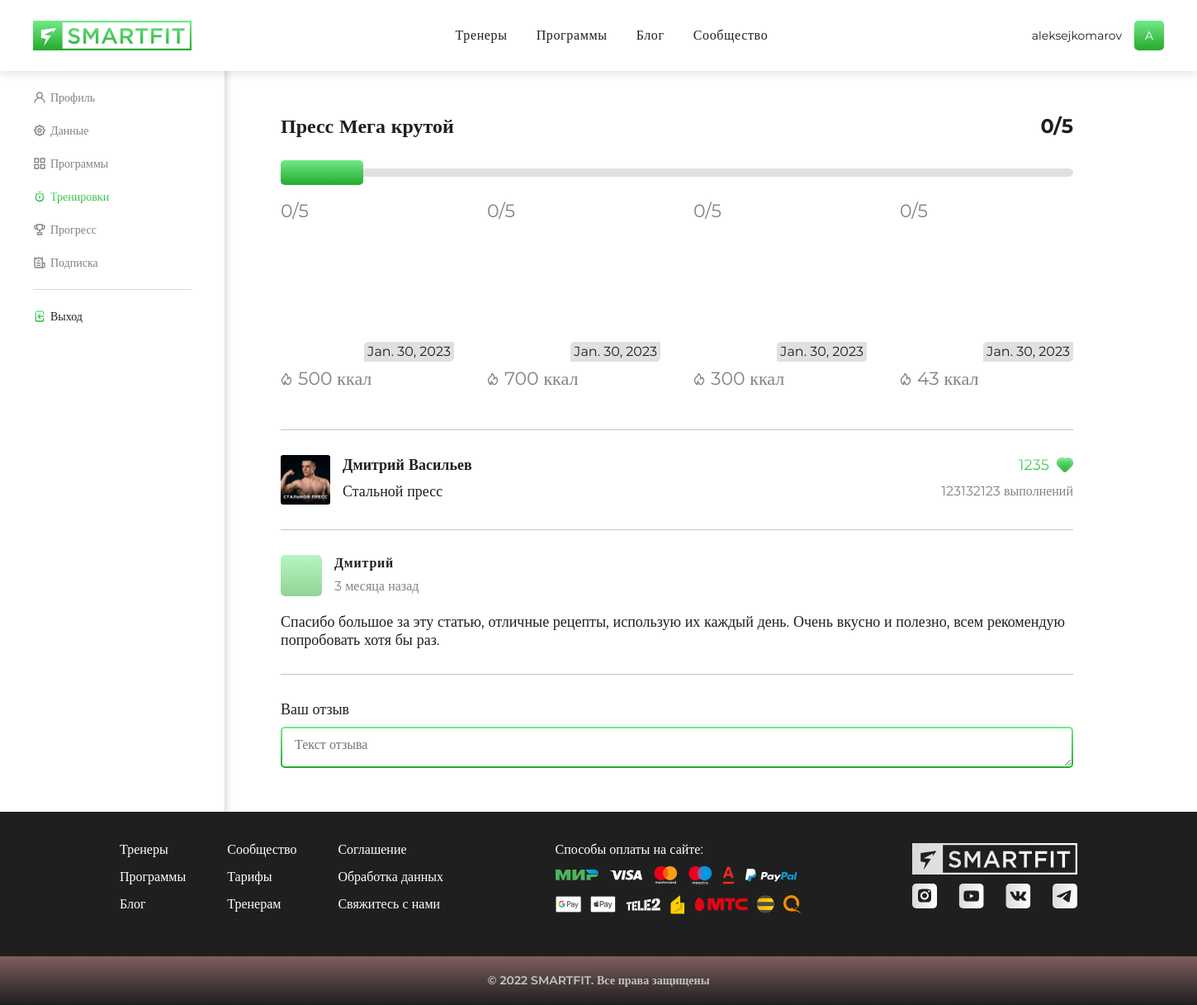
Screenshot of /personal/workouts/1 (signed in) with the database file from the repository.
### core/models.py (models this page shows, shortened)
class WorkoutProgram(models.Model):
    name = models.CharField(max_length=30)
    preview_pic = models.ImageField()
    main_pic = models.ImageField()
    video = models.CharField(max_length=1000)
    trainer = models.ForeignKey(Trainer, on_delete=models.CASCADE, default='0')
    directions = models.ForeignKey(Direction, on_delete=models.SET_NULL, null=True)
    description = models.TextField(max_length=200)
    subscribers = models.ManyToManyField(User, through='Subscription', default=0)
    pub_date = models.DateTimeField(auto_created=True)
    CHOICES = [
        ('1', 'Новичек'),
        ('2', 'Любитель'),
        ('3', 'Продвинутый'),
        ('4', 'Профессионал'),
    ]
    level = models.CharField(max_length=1, choices=CHOICES)
    length = models.IntegerField(default=0)
    calories = models.IntegerField(default=0)
    amount_of_workouts = models.IntegerField(default=0)
    class Meta:
        verbose_name = 'Программа'

class Workout(models.Model):
    name = models.CharField(max_length=20)
    description = models.TextField(max_length=20)
    video = models.CharField(max_length=100)
    picture_src = models.ImageField()
    calories = models.IntegerField(default=0)
    pub_date = models.DateField(auto_created=True, default=datetime.now)
    trainer = models.ForeignKey(Trainer, on_delete=models.CASCADE)
    direction = models.ForeignKey(Direction, on_delete=models.SET_NULL, null=True)
    program = models.ForeignKey(WorkoutProgram, on_delete=models.CASCADE)
    num_in_program = models.IntegerField(default=0)
    class Meta:
        verbose_name = 'Тренировка'

### core/views.py (the view)
# urls.py: path('personal/workouts/<int:program_id>', views.personalworkout, name='personalworkout'),
@login_required
def personalworkout(request, program_id):
    print('hello')
    template = 'personalworkout.html'
    prog = WorkoutProgram.objects.get(id=program_id)
    prog.workout_stopped = get_object_or_404(Subscription, user=request.user, program_id=program_id).workout_stopped
    prog.workouts = Workout.objects.filter(program=prog)
    context = {
        'program': prog,
    }
    return render(request, template, context)

### core/templates/personalworkout.html (shortened to what this page needs)
<!DOCTYPE html>
<html lang="en" xmlns="http://www.w3.org/1999/html">
{% load static %}
<head>
    <link rel="stylesheet" href="/static/fonts/stylesheet.css">
    <link rel="stylesheet" href="/static/css/SF_main.css">
    <link rel="stylesheet" href="/static/css/SF_components.css">
    <link rel="stylesheet" href="/static/css/SF_lk.css">
    <link rel="stylesheet" href="/static/css/modal.css">
    <link rel="stylesheet" href="/static/css/new.css">
</head>
<body>
<header class="header logged">
    <div class="header__container wrapper">
        <a href="/" class="header__logo-link">
            <img src="/static/images/logo.svg" class="header__logo">
        </a>
        <div class="header__menu">
            <a href="{% url 'trainers' %}"
               {% if "trainers" in request.path %}class="header__item active"
               {% else %}class="header__item"{% endif %}>Тренеры</a>
            <a href="{% url 'programs' %}"
               {% if "programs" in request.path %}class="header__item active"
               {% else %}class="header__item"{% endif %}>Программы</a>
            <a href="{% url 'blog' %}"
               {% if "blog" in request.path %}class="header__item active"
               {% else %}class="header__item"{% endif %}>Блог</a>
            <a href="{% url 'home' %}"
               {% if request.path == 'home' %}class="header__item active"
               {% else %}class="header__item"{% endif %}>Сообщество</a>
        </div>
        <a href="{% url 'lk' %}" class="header__profile">
            {{ request.user.username }}
            <div class="header__avatar">{{ request.user.username.0 }}</div>
        </a>
    </div>
</header>
<div class="profile">
    <div class="sidebar">
        <div class="sidebar__list">
            <a href="{% url 'lk' %}" {% if 'profile' in request.path %}class="sidebar__item active"
               {% else %}class="sidebar__item"{% endif %}>
                <img {% if 'profile' in request.path %}src="/static/images/lk/profile-1.svg"
                     {% else %}src="/static/images/lk/profile.svg"{% endif %} alt="" class="sidebar__icon">
                Профиль
            </a>
            <a href="{% url 'personalinfo' %}" {% if 'info' in request.path %}class="sidebar__item active"
               {% else %}class="sidebar__item"{% endif %}>
                <img {% if 'info' in request.path %}src="/static/images/lk/data-1.svg"
                     {% else %}src="/static/images/lk/data.svg"{% endif %} alt="" class="sidebar__icon">
                Данные
            </a>
            <a href="{% url 'personalprograms' %}"
               {% if 'personal/programs' in request.path %}class="sidebar__item active"
               {% else %}class="sidebar__item"{% endif %}>
                <img {% if 'personal/programs' in request.path %}src="/static/images/lk/programs-1.svg"
                     {% else %}src="/static/images/lk/programs.svg"{% endif %} alt="" class="sidebar__icon">
                Программы
            </a>
            <a href="{% url 'personalworkouts' %}"
               {% if 'personal/workouts' in request.path %}class="sidebar__item active"
               {% else %}class="sidebar__item"{% endif %}>
                <img {% if 'personal/workouts' in request.path %}src="/static/images/lk/trainings-1.svg"
                     {% else %}src="/static/images/lk/trainings.svg"{% endif %} alt="" class="sidebar__icon">
                Тренировки
            </a>
            <a href="{% url 'personalprogres' %}"
               {% if 'personal/progres' in request.path %}class="sidebar__item active"
               {% else %}class="sidebar__item"{% endif %}>
                <img {% if 'personal/progres' in request.path %}src="/static/images/lk/progress-1.svg"
                     {% else %}src="/static/images/lk/progress.svg"{% endif %} alt="" class="sidebar__icon">
                Прогресс
            </a>
            <a href="{% url 'subscription' %}"
               {% if 'personal/subscription' in request.path %}class="sidebar__item active"
               {% else %}class="sidebar__item"{% endif %}>
                <img {% if 'personal/subscription' in request.path %}src="/static/images/lk/subsc-1.svg"
                     {% else %}src="/static/images/lk/subs.svg"{% endif %} alt="" class="sidebar__icon">
                Подписка
            </a>
            <div class="sidebar__line"></div>
            <div class="sidebar__logout" onclick="logoutModal()">
                <img src="/static/images/lk/logout-1.svg" alt="" class="sidebar__icon">
                Выход
            </div>
        </div>
    </div>
    <div class="profile__inner">
        <div class="trainings">
            <div class="trainings__top">
                <p class="trainings__name">{{ program.name }}</p>
                <p class="trainings__num">{{ program.workout_stopped }}/{{ program.amount_of_workouts }}</p>
            </div>
            <input type="range" class="scrolling__bar" value="0" id='scrolling__bar' itemref='scrollRef' step="1">
            <div class="trainings__wrapper" itemref="containerRef" id='trainings__wrapper'>
                <div class="trainings__trainings">
                    {% for k in program.workouts %}
                        <div class="trainings__item">
                            <p class="trainings__item-num">{{ k.num_in_program }}/{{ program.amount_of_workouts }}</p>
                            <div class="trainings__item-frame"
                                 style='background-image: url("/media/{{ k.picture_src }}")'>
                                <p class="trainings__item-time">{{ k.pub_date }}</p>
                                <img src='/static/images/rewind.svg' alt="" class="trainings__item-icon"/>
                            </div>
                            <p class="trainings__item-burn">
                                <img src='/static/images/fire.svg' alt="" class="trainings__item-fire"/>
                                {{ k.calories }} ккал
                            </p>
                        </div>
                    {% endfor %}
                </div>
            </div>
            <div class="trainings__comments">
                <div class="trainings__comments-top">
                    <img src="/static/images/sample-program.png" alt="" class="trainings__program__image">
                    <div>
                        <p class="trainings__program-name">Дмитрий Васильев</p>
                        <p class="trainings__program-title">Стальной пресс</p>
                    </div>
                    <div class="last">
                        <p class="trainings__program-likes">1235
                            <img src="/static/images/heart.svg" alt="" class="trainings__program-likes"/>
                        </p>
                        <p class="trainings__program-completed">123132123 выполнений</p>
                    </div>
                </div>
                <Comment/>
                <div class="comment">
                    <div class="comment__top">
                        <img src="/static/images/comment-avatar.png" alt="" class="comment__image"/>
                        <div class="comment__misc">
                            <p class="comment__name">Дмитрий</p>
                            <p class="comment__time">3 месяца назад</p>
                        </div>
                    </div>
                    <div class="comment__text">
                        Спасибо большое за эту статью, отличные рецепты, использую их каждый день. Очень вкусно и
                        полезно,
                        всем рекомендую попробовать хотя бы раз.
                    </div>
                </div>
            </div>
            <div class="trainings__review">
                <label class="text-field__label">Ваш отзыв
                    <div class="text-field__box">
                        <textarea class='text-field__area text-field' placeholder="Текст отзыва"></textarea>
                    </div>
                </label>
            </div>
        </div>
    </div>
</div>
<footer class="footer">
    <div class="footer__main">
        <div class="wrapper footer__inner">
            <div class="footer__links">
                <a class="footer__link" href="{% url 'trainers' %}">
                    Тренеры
                </a>
                <a class="footer__link" href="/">
                    Сообщество
                </a>
                <a class="footer__link">Соглашение</a>
                <a class="footer__link" href="{% url 'programs' %}">
                    Программы
                </a>
                <a class="footer__link" href="{% url 'start' %}">
                    Тарифы
                </a>
                <a class="footer__link">Обработка данных</a>
                <a class="footer__link" href="{% url 'blog' %}">
                    Блог
                </a>
                <a class="footer__link">Тренерам</a>
                <a class="footer__link">Свяжитесь с нами</a>
            </div>
            <div class="footer__payment">
                <p class="footer__link n">Способы оплаты на сайте:</p>
                <div class="footer__payment-row">
                    <img src="/static/images/payment/mir.svg" alt="" class="footer__payment-icon"/>
                    <img src="/static/images/payment/visa.svg" alt="" class="footer__payment-icon"/>
                    <img src="/static/images/payment/mc.svg" alt="" class="footer__payment-icon"/>
                    <img src="/static/images/payment/maestro.svg" alt="" class="footer__payment-icon"/>
                    <img src="/static/images/payment/alpha.svg" alt="" class="footer__payment-icon"/>
                    <img src="/static/images/payment/pay-pal.svg" alt="" class="footer__payment-icon"/>
                </div>
                <div class="footer__payment-row second">
                    <img src="/static/images/payment/google.svg" alt="" class="footer__payment-icon"/>
                    <img src="/static/images/payment/apple.svg" alt="" class="footer__payment-icon"/>
                    <img src="/static/images/payment/tele2.svg" alt="" class="footer__payment-icon"/>
                    <img src="/static/images/payment/yandex.svg" alt="" class="footer__payment-icon"/>
                    <img src="/static/images/payment/mts.svg" alt="" class="footer__payment-icon"/>
                    <img src="/static/images/payment/beeline.svg" alt="" class="footer__payment-icon"/>
                    <img src="/static/images/payment/qiwi.svg" alt="" class="footer__payment-icon"/>
                </div>
            </div>
            <div class="footer__misc">
                <a class="footer__logo-link" href="/">
                    <img src="/static/images/logo-gray.svg" class="footer__logo">
                </a>
                <div class="footer__socials">
                    <a href="" class="footer__social">
                        <img src="/static/images/instagram.svg" alt="" class="footer__social-icon"/>
                    </a>
                    <a href="" class="footer__social">
                        <img src="/static/images/youtube.svg" alt="" class="footer__social-icon"/>
                    </a>
                    <a href="" class="footer__social">
                        <img src="/static/images/vk.svg" alt="" class="footer__social-icon"/>
                    </a>
                    <a href="" class="footer__social">
                        <img src="/static/images/telegram.svg" alt="" class="footer__social-icon"/>
                    </a>
                </div>
            </div>
        </div>
    </div>
    <div class="footer__creds">© 2022 SMARTFIT. Все права защищены</div>
</footer>
</body>
</html>

### rows the page displays
WorkoutProgram: name "Пресс Мега крутой", workout_stopped "0", amount_of_workouts "5"
Workout: num_in_program "0", pub_date "Jan. 30, 2023", calories "500"
Workout: num_in_program "0", pub_date "Jan. 30, 2023", calories "700"
Workout: num_in_program "0", pub_date "Jan. 30, 2023", calories "300"
Workout: num_in_program "0", pub_date "Jan. 30, 2023", calories "43"

### other values shown
{{ request.user.username }} "aleksejkomarov"
{{ request.user.username.0 }} "A"
